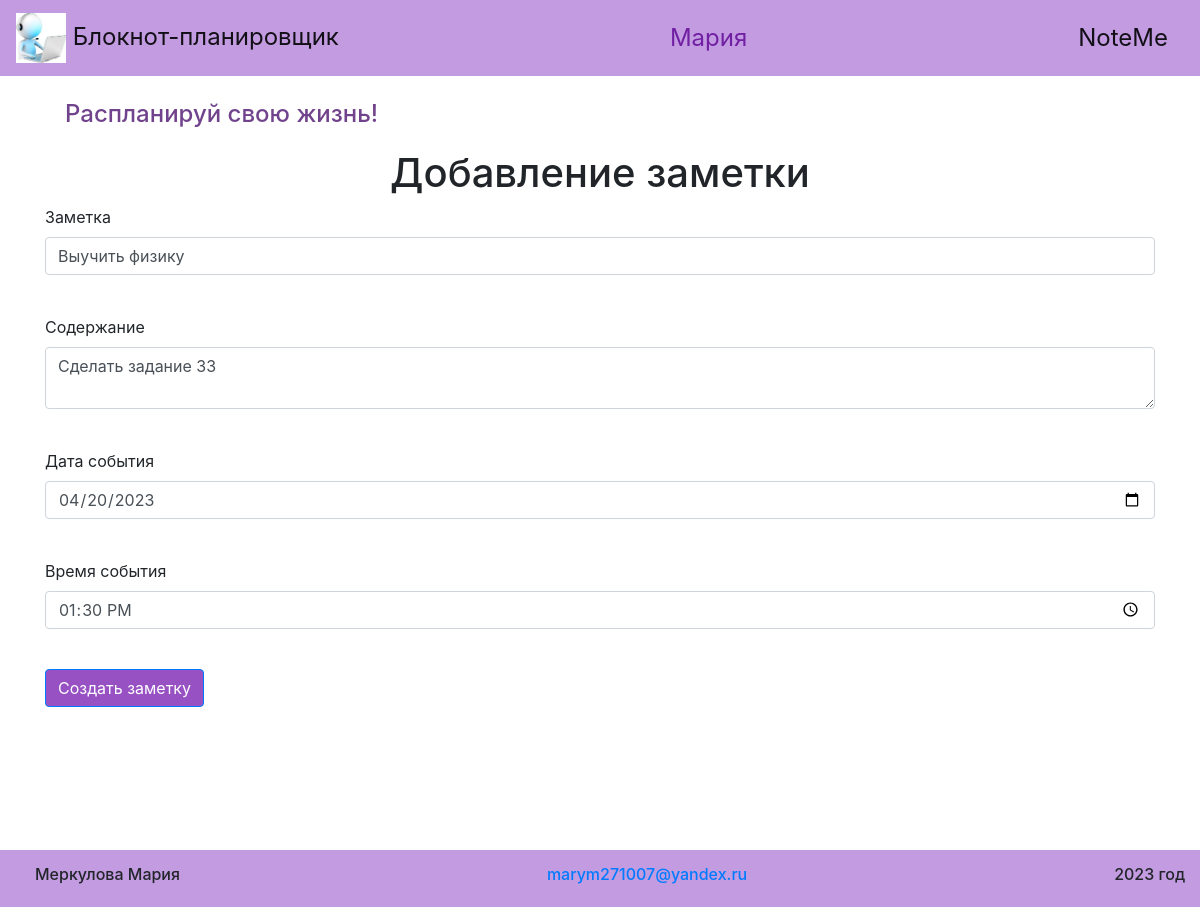
The app's page /edit_notes/1 (signed in) with its own data.
### data/users.py (models this page shows, shortened)
class User(SqlAlchemyBase, UserMixin):
    __tablename__ = 'users'
    id = sqlalchemy.Column(sqlalchemy.Integer,
                           primary_key=True, autoincrement=True)
    name = sqlalchemy.Column(sqlalchemy.String, nullable=False)
    email = sqlalchemy.Column(sqlalchemy.String,
                              index=True, unique=True, nullable=False)
    hashed_password = sqlalchemy.Column(sqlalchemy.String, nullable=True)
    created_date = sqlalchemy.Column(sqlalchemy.DateTime,
                                     default=datetime.datetime.now)
    notes = orm.relationship("Notes", back_populates='user')

### data/notes.py (models this page shows)
class Notes(SqlAlchemyBase):
    __tablename__ = 'notes'
    id = sqlalchemy.Column(sqlalchemy.Integer,
                           primary_key=True, autoincrement=True)
    title = sqlalchemy.Column(sqlalchemy.String, nullable=True)
    text = sqlalchemy.Column(sqlalchemy.String, nullable=True)
    date_of_event = sqlalchemy.Column(sqlalchemy.Date)
    time_of_event = sqlalchemy.Column(sqlalchemy.Time)
    user_id = sqlalchemy.Column(sqlalchemy.Integer,
                                sqlalchemy.ForeignKey("users.id"))
    user = orm.relationship('User')

### main.py (the view, shortened to what this page needs)
@app.route('/edit_notes/<int:current_note_id>', methods=['GET', 'POST'])
@login_required
def edit_note(current_note_id, title='Изменение заметки - NoteMe'):
    form = NewNotesForm()
    if request.method == "GET":
        db_sess = db_session.create_session()
        current_note = db_sess.query(Notes).filter(Notes.id == current_note_id, Notes.user == current_user).first()
        if current_note:
            form.title.data = current_note.title
            form.text.data = current_note.text
            form.date_of_event.data = current_note.date_of_event
            form.time_of_event.data = current_note.time_of_event
        else:
            abort(404)
    return render_template('note_adder.html', title=title, form=form)

### forms/new_note.py
class NewNotesForm(FlaskForm):
    title = StringField('Заметка', validators=[DataRequired()])
    text = TextAreaField('Содержание', validators=[DataRequired()])
    date_of_event = DateField('Дата события', validators=[DataRequired()])
    time_of_event = TimeField('Время события', validators=[DataRequired()])
    submit = SubmitField('Создать заметку')

### data/db_session.py (called while the page is built)
def create_session() -> Session:
    global __factory
    return __factory()

### main.py (called while the page is built)
@login_manager.user_loader
def load_user(user_id):
    db_sess = db_session.create_session()
    return db_sess.query(User).get(user_id)

### templates/note_adder.html (shortened to what this page needs)
{% extends "base.html" %}
{% block content %}
<h1>Добавление заметки</h1>
<form action="" method="post">
    <p>
        {{ form.title.label }}<br>
        {{ form.title(class="form-control") }}<br>
    </p>
    <p>
        {{ form.text.label }}<br>
        {{ form.text(class="form-control") }}<br>
    </p>
    <p>
        {{ form.date_of_event.label }}<br>
        {{ form.date_of_event(class="form-control") }}<br>
    </p>
    <p>
        {{ form.time_of_event.label }}<br>
        {{ form.time_of_event(class="form-control") }}<br>
    </p>
    <p>{{ form.submit(type="submit", class="btn btn-primary", style="background-color: #9751c2;") }}</p>
</form>
{% endblock %}

### templates/base.html (shortened to what this page needs)
<!DOCTYPE html>
<html lang="en">
<head>
    <link rel="stylesheet"
          href="https://stackpath.bootstrapcdn.com/bootstrap/4.4.1/css/bootstrap.min.css"
>
    <link rel="stylesheet" type="text/css" href="/static/css/style.css">
</head>
<body>
<header class="fixed-top">
        {% if current_user.is_authenticated %}
            <nav class="navbar navbar-light" style="background-color: #c29be0;">
                    <a class="navbar-brand" style="font-size: 1.5em;" href="/main_page/">
                    <img src="/static/img/logo_.jpg" width="50" height="50" alt="">
                    Блокнот-планировщик</a>
                    <a class="navbar-brand" style="color: #711fa3; font-size: 1.5em;" href="/quit/">{{ current_user.name }}</a>
                    <a class="navbar-brand" style="font-size: 1.5em;" href="/main_page/">NoteMe</a>
            </nav>
        {% endif %}
</header>
<main role="main" class="container" style="margin-bottom:200px; margin-top: 100px;">
    <h4 style="margin: 20px">Распланируй свою жизнь!</h4>
    {% block content %}{% endblock %}
</main>
</body>
<footer class="fixed-bottom">
    <nav class="navbar navbar-light" style="background-color: #c29be0; margin-top: 20px; padding: 15px;">
        <h6 style="margin-left: 20px">Меркулова Мария</h6>
        <h6 style="margin-left: 20px"><a href="mailto:marym271007@yandex.ru">marym271007@yandex.ru</a></h6>
        <h6 style="margin-left: 20px">2023 год</h6>
    </nav>
</footer>
</html>

### static/css/style.css (style rules this page uses)
h4 { color:#70438c; }
h1 { text-align: center; }

### records on screen
User: name "Мария"
Notes: title "Выучить физику", text "Сделать задание 33", date_of_event "04/20/2023", time_of_event "13:30"
